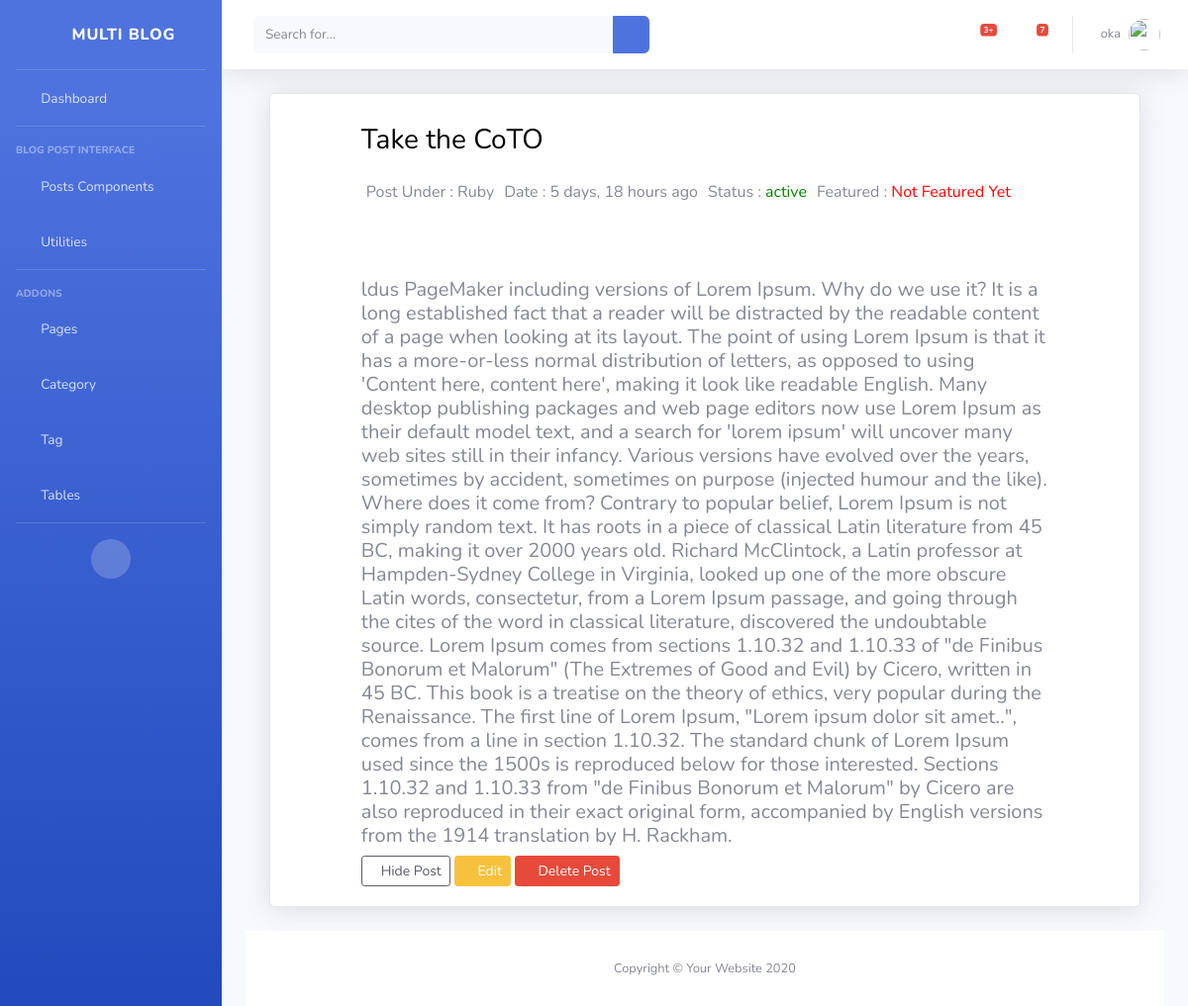
/dashboard/post/view/16 (signed in), run on an earlier commit of the app's database.
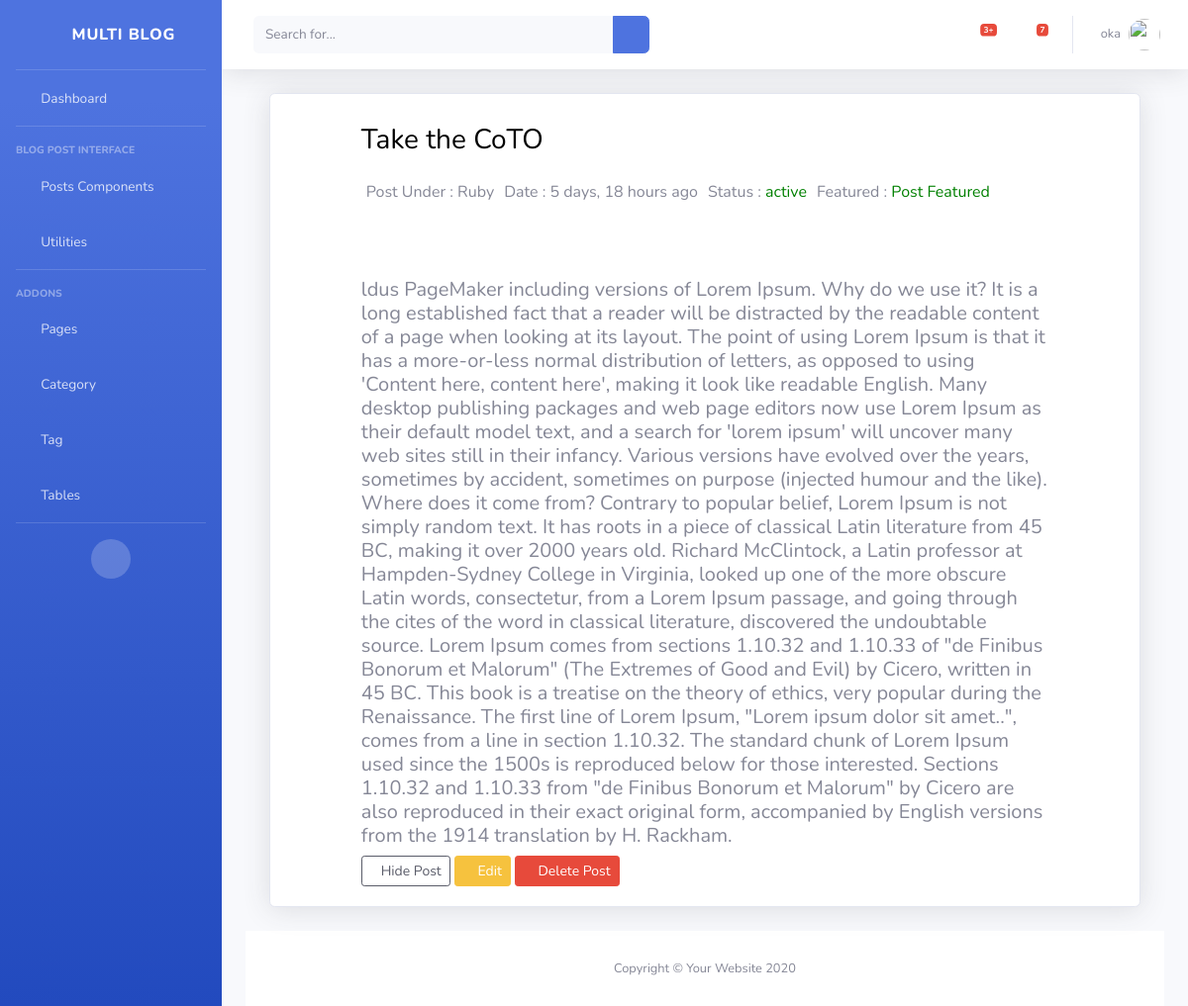
And on a later commit of the database.
### dashboard/views.py (the view)
# urls.py: path('post/view/<str:id>', views.PostView.as_view(), name='post'),
class PostView(View):
    @method_decorator(login_required(login_url='login'))
    def dispatch(self, request,*args,**kwargs):
        return super().dispatch(request,*args,**kwargs)
    def get(self, request,id):
        post_obj = get_object_or_404(Blog, id=id)
        context={
            'post':post_obj
        }
        return render(request,'dashboard/post/post_view.html', context)

### blog/context_processors.py (called while the page is built)
def globalVariable(request):
    featured_post = Blog.objects.filter(featured=True, status='active').order_by('-id')
    catagories_obj  = Catagory.objects.all().order_by('-id')
    tags_obj = Tag.objects.all().order_by('-id')
    popular_post = Blog.objects.all().order_by('-id')[:3]
    images_obj = Blog.objects.only('image').order_by('-id')[:6]
    all_post = Blog.objects.all().order_by('-id')
    context = {
            'featured':featured_post,
            'popular': popular_post,
            'catagories':catagories_obj,
            'tags':tags_obj,
            'image':images_obj,
        }
    return context

### blog/models.py (called while the page is built)
    def __str__(self):
        return str(self.name)

### templates/dashboard/post/post_view.html (shortened to what this page needs)
{% extends 'dashboard/base/base.html' %}
{% load static %}
{% block body %}
{% load humanize %}
<div class="container-fluid">
<div class="row">
    <div class="col">
        <div class="card shadow mb-4">
            <div class="row " style="padding: 20px;">
                <div class="col-10 mx-auto">
                    <h3>{{ post.title }}</h3>
                    <div class="text_div">
                        <p> Post Under : {{ post.catagories }}</p>
                        <p> Date : {{ post.created_at|naturaltime }}</p>
                        {% if post.status == 'active' %}
                          <p> Status : <span style="color: green;"> {{ post.status }}</span> </p>
                        {% else %}
                          <p> Status : <span style="color: red; background-color: rgb(70, 123, 172); padding: 5px; border-radius: 10px; "> {{ post.status }}</span> </p>
                        {% endif %}
                        {% if post.featured == True %}
                          <p > Featured : <span style="color:green"> Post Featured</span> </p>
                        {% else %}
                          <p >  Featured : <span style="color:red"> Not Featured Yet</span></p>
                        {% endif %}
                    </div>
                    <h5> {{ post.detail }}</h5>
                    <div>
                      {% if post.visible == False %}
                        <a href=" {% url 'visible' post.id %}" class="btn btn-outline-dark btn-sm "><i class="fas fa-eye"></i> Make Visible </a>
                      {% else %}
                        <a href=" {% url 'hidden' post.id %}" class="btn btn-outline-dark btn-sm"><i class="fas fa-eye-slash"></i>Hide Post </a>
                      {% endif %}
                        <a href="{% url 'edit_post' post.id %}" class="btn btn-warning btn-sm"><i class="far fa-edit"></i> Edit</a>
                        <a href=" " class="btn btn-danger btn-sm" data-toggle="modal" data-target="#delete"><i class="far fa-trash-alt" ></i> Delete Post </a>
                    </div>
                </div>
            </div>
        </div>
    </div>
</div>
{% endblock %}

What changed in the data, as far as the page shows it:
changed Blog "Take the CoTO": featured False → True (drawn)
Also different on the page:
text no longer shown: "Not Featured Yet"
text now shown: "Post Featured"
